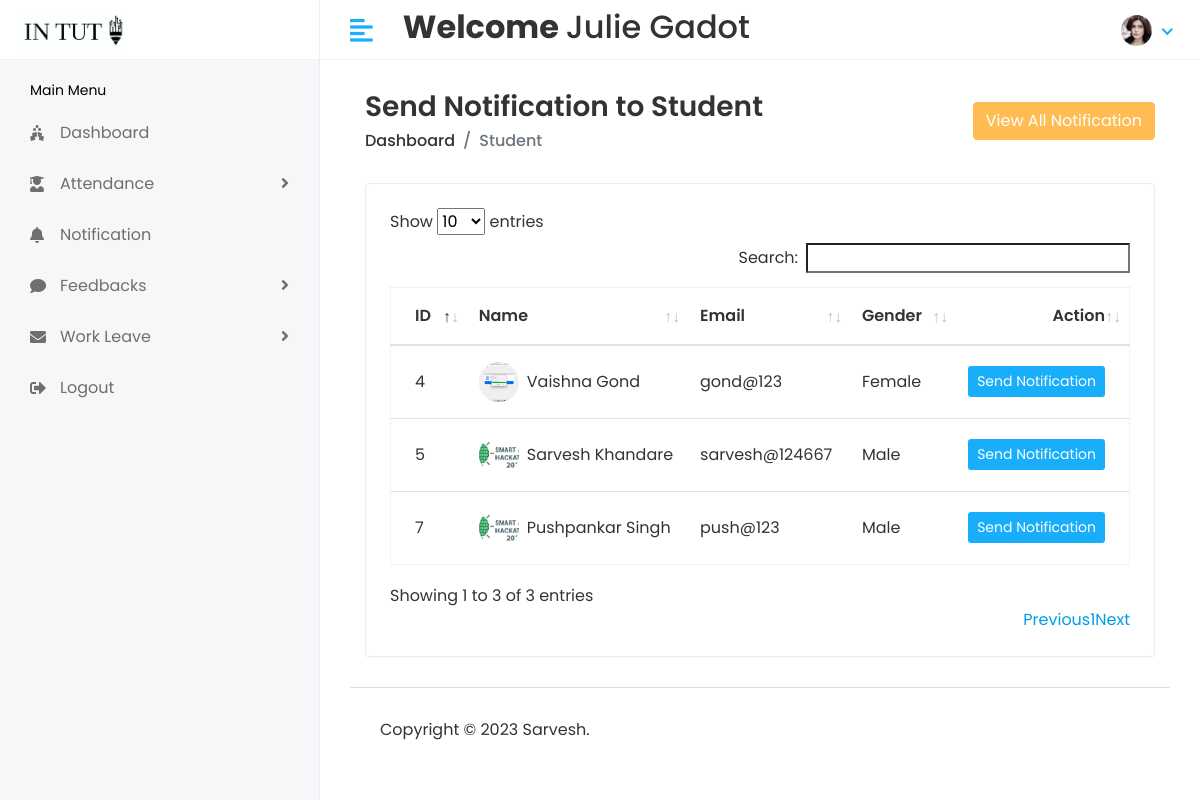
The page /Hod/student/notification (signed in) on the database its author committed.
### stuapp/models.py (models this page shows)
class CustomUser(AbstractUser):
    USER={
        (1,'HOD'),(2,'STAFF'),(3,'STUDENT')
    }
    user_type=models.CharField(choices=USER,max_length=100,default=1)
    profile_pic=models.ImageField(upload_to='media/profile_pic')

class Student(models.Model):
    admin=models.OneToOneField(CustomUser,on_delete=models.CASCADE)
    address=models.TextField()
    gender=models.CharField(max_length=100)
    branch_id=models.ForeignKey(Branch,on_delete=models.DO_NOTHING)
    acad_year_id=models.ForeignKey(Acad_year,on_delete=models.DO_NOTHING)
    created_at=models.DateTimeField(auto_now_add=True)
    updated_at=models.DateField(auto_now=True)
    studentmob=models.CharField(max_length=100,default="0")
    parentmob=models.CharField(max_length=100,default="0")
    dob=models.DateField(default=datetime.now)
    def __str__(self):
        return self.admin.first_name+" "+self.admin.last_name

### student/hodviews.py (the view)
# urls.py: path('Hod/student/notification',hodviews.studentnotification,name="studentnotification"),
@login_required(login_url='/')
def studentnotification(request):
    student=Student.objects.all()
    viewnotification=StudentNotification.objects.all()
    return render(request,'hod/studentnotification.html',{'student':student,'v':viewnotification})

### templates/hod/studentnotification.html (shortened to what this page needs)
{% extends 'base.html' %}
{% block content %}
{% load static %}
<div class="content container-fluid">
   <div class="page-header">
      <div class="row align-items-center">
         <div class="col">
            <h3 class="page-title">Send Notification to Student</h3>
            <ul class="breadcrumb">
               <li class="breadcrumb-item"><a href="{% url 'hodhome'%}">Dashboard</a></li>
               <li class="breadcrumb-item active">Student</li>
            </ul>
         </div>
         <div class="col-auto text-right float-right ml-auto">
            <button type="button" class="btn btn-primary" data-toggle="modal" data-target="#viewnotification">
                View All Notification
              </button>
         </div>
      </div>
   </div>
   <div class="row">
      <div class="col-sm-12">
         <div class="card card-table">
            <div class="card-body">
                <div class="table-responsive">
                    <table id="table_id" class="table table-hover table-center mb-0">
                       <thead>
                          <tr>
                             <th>ID</th>
                             <th>Name</th>
                             <th>Email</th>
                             <th>Gender</th>
                             <th class="text-right">Action</th>
                          </tr>
                       </thead>
                       <tbody>
                          {% for i in student %}
                          <tr>
                             <td>{{i.id}}</td>
                             <td>
                                <h2 class="table-avatar">
                                   <a href="{% url 'viewstudent' i.id %}" class="avatar avatar-sm mr-2"><img class="avatar-img rounded-circle" src="/{{i.admin.profile_pic}}" alt="User Image"></a>
                                   <a href="{% url 'viewstudent' i.id %}">{{i.admin.first_name}}&nbsp;{{i.admin.last_name}}</a>
                                </h2>
                             </td>
                             <td>{{i.admin.email}}</td>
                             <td>{{i.gender}}</td>
                             <td class="text-right">
                                <div class="actions">
                                   <button type="button" class="btn btn-sm bg-success-light" data-toggle="modal" data-target="#sendnotification-{{forloop.counter}}">
                                      Send Notification
                                    </button>
                                </div>
                             </td>
                          </tr>
                          {% endfor %}
                       </tbody>
                    </table>
               </div>
            </div>
         </div>
      </div>
   </div>
</div>
{% endblock %}

### templates/includes/header.html (shortened to what this page needs)
{% load static %}
<div class="header" >
    <div class="header-left" style="background-color:white">
        {% if user.user_type == '1' %}
        <a href="{% url 'hodhome'%}" class="logo container" >
            <img src="{% static 'assets/img/logo1big.png'%}" width="300px" height="100px" alt="Logo">
        </a>
        {% elif user.user_type == '2' %}
        <a href="{% url 'staffhome'%}" class="logo">
            <img src="{% static 'assets/img/logo1big.png'%}" alt="Logo">
        </a>
        {% else %}
        <a href="{% url 'studenthome'%}" class="logo">
            <img src="{% static 'assets/img/logo1big.png'%}" alt="Logo">
        </a>
        {% endif %}
    </div>
    <a href="javascript:void(0);" id="toggle_btn">
        <i class="fas fa-align-left"></i>
    </a>
    <div class="top-nav-search my-2">
        <h2><strong> Welcome </strong> {{user.first_name}} {{user.last_name}} </h2>
    </div>
    <ul class="nav user-menu">
        <li class="nav-item dropdown has-arrow">
            <a href="#" class="dropdown-toggle nav-link" data-toggle="dropdown">
                {% if user.profile_pic == "" %}
                <span class="user-img"><img class="rounded-circle" src="{% static 'assets/img/noimg.jpg' %}" width="31"
                        ></span>
                {% else %}
                <span class="user-img"><img class="rounded-circle" src="/{{user.profile_pic}}" width="31"
                        alt="Ryan Taylor"></span>
                {% endif %}
            </a>
        </li>
    </ul>
</div>

### static/assets/css/style.css (style rules this page uses)
html { height: 100%; }
body { background-color: #fff; color: #333; font-family: 'Poppins', sans-serif; font-size: 1rem; height: 100%; line-height: 1.5; overflow-x: hidden; }
h1, h2, h3, h4, h5, h6 { font-family: 'Poppins', sans-serif; margin-top: 0; }
a { color: #009ce7; }
input, button, a { transition: all 0.4s ease; -moz-transition: all 0.4s ease; -o-transition: all 0.4s ease; -ms-transition: all 0.4s ease; -webkit-transition: all 0.4s ease; }
input, input:focus, button, button:focus { outline: none; }
ul, ol { padding: 0px; list-style: none; }
.table { color: #333; max-width: 100%; margin-bottom: 0; width: 100%; }
.table.dataTable { border-collapse: collapse !important; border: 1px solid rgba(0, 0, 0, 0.05); }
table.table td h2 { display: inline-block; font-size: inherit; font-weight: 400; margin: 0; padding: 0; vertical-align: middle; }
table.table td h2.table-avatar { align-items: center; display: inline-flex; font-size: inherit; font-weight: 400; margin: 0; padding: 0; vertical-align: middle; white-space: nowrap; }
table.table td h2 a { color: #333; }
.table thead tr th { font-weight: 600; }
.table tbody tr { border-bottom: 1px solid rgba(0, 0, 0, 0.05); }
.table.table-center td, .table.table-center th { vertical-align: middle; }
.card-table .card-body .table > thead > tr > th { border-top: 0; }
.card-table .card-body .table tr td:first-child, .card-table .card-body .table tr th:first-child { padding-left: 1.5rem; }
.card-table .card-body .table tr td:last-child, .card-table .card-body .table tr th:last-child { padding-right: 1.5rem; }
.card-table .table td, .card-table .table th { border-top: 1px solid #e2e5e8; padding: 1rem 0.75rem; white-space: nowrap; }
.btn-primary { background-color: #FFBC53; border: 1px solid #FFBC53; }
.card { border: 1px solid #ececf5; box-shadow: 0 1px 3px 0 rgba(0, 0, 0, 0.03); margin-bottom: 1.875rem; }
.card-body { padding: 1.5rem; }
.bg-success-light { background-color: #18aefa; color: #fff; }
.avatar { position: relative; display: inline-block; width: 3rem; height: 3rem }
.avatar > img { width: 100%; height: 100%; -o-object-fit: cover; object-fit: cover; }
.avatar-sm { width: 2.5rem; height: 2.5rem; }
.header { background-color: #fff; border-bottom: 1px solid #f3f3f4; left: 0; position: fixed; right: 0; top: 0; z-index: 1001; height: 60px; }
.header .header-left { float: left; height: 60px; padding: 0 20px; position: relative; width: 320px; z-index: 1; transition: all 0.2s ease-in-out; background-color: #f7f7fa; border-bottom: 1px solid #efefef; border-right: 1px solid #ececf5; display: flex; align-items: center; }
.header .header-left .logo { display: inline-block; line-height: 60px; }
.header .header-left .logo img { max-height: 40px; width: auto; }
.header .dropdown-toggle:after { display: none; }
.header .has-arrow .dropdown-toggle:after { border-top: 0; border-left: 0; border-bottom: 2px solid #18aefa; border-right: 2px solid #18aefa; content: ''; height: 8px; display: inline-block; pointer-events: none; -webkit-transform-origin: 66% 66%; -ms-transform-origin: 66% 66%; transform-origin: 66% 66%; -webkit-transform: rotate(45deg); -ms-transform: rotate(45deg); transform: rotate(45deg); -webkit-transition: all 0.15s ease-in-out; transition: all 0.15s ease-in-out; width: 8px; vertical-align: 0px; }
.user-menu { float: right; margin: 0; position: relative; z-index: 99; padding-right: 15px; }
.user-menu.nav > li > a { color: #a0a0a0; font-size: 14px; line-height: 58px; padding: 0 15px; height: 60px; }
.user-img { margin-right: 3px; position: relative; }
.top-nav-search { float: left; margin-left: 15px; }
.page-header { margin-bottom: 1.875rem; }
.page-header .breadcrumb { background-color: transparent; color: #6c757d; font-size: 1rem; font-weight: 500; margin-bottom: 0; padding: 0; }
.page-header .breadcrumb a { color: #333; }
.page-title { font-size: 28px; font-weight: 600; color: #333; margin-bottom: 5px; }
@media (min-width: 992px) { #toggle_btn { align-items: center; color: #18aefa; display: inline-flex; float: left; font-size: 26px; height: 60px; justify-content: center; margin-left: 15px; padding: 0 15px; } }

### rows shown on the page
CustomUser: first_name "Julie", last_name "Gadot", profile_pic (picture)
Student: id "4", admin.profile_pic (picture), admin.first_name "Vaishna", admin.last_name "Gond", admin.email "gond@123", gender "Female"
Student: id "5", admin.profile_pic (picture), admin.first_name "Sarvesh", admin.last_name "Khandare", admin.email "sarvesh@124667", gender "Male"
Student: id "7", admin.profile_pic (picture), admin.first_name "Pushpankar", admin.last_name "Singh", admin.email "push@123", gender "Male"
